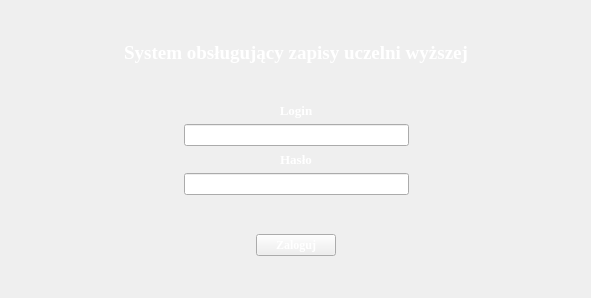
<?xml version="1.0" encoding="UTF-8"?>
<ui version="4.0">
 <class>MainWindow</class>
 <widget class="QMainWindow" name="MainWindow">
  <property name="enabled">
   <bool>true</bool>
  </property>
  <property name="geometry">
   <rect>
    <x>0</x>
    <y>0</y>
    <width>591</width>
    <height>298</height>
   </rect>
  </property>
  <property name="sizePolicy">
   <sizepolicy hsizetype="Ignored" vsizetype="Ignored">
    <horstretch>0</horstretch>
    <verstretch>0</verstretch>
   </sizepolicy>
  </property>
  <property name="minimumSize">
   <size>
    <width>591</width>
    <height>298</height>
   </size>
  </property>
  <property name="windowTitle">
   <string>MainWindow</string>
  </property>
  <property name="styleSheet">
   <string notr="true">background-image:url(:/zdjecia/tloapki.jpg)</string>
  </property>
  <widget class="QWidget" name="centralwidget">
   <layout class="QGridLayout" name="gridLayout">
    <item row="5" column="1">
     <widget class="QLabel" name="label">
      <property name="font">
       <font>
        <family>Times New Roman</family>
        <pointsize>10</pointsize>
        <weight>75</weight>
        <bold>true</bold>
       </font>
      </property>
      <property name="styleSheet">
       <string notr="true">color:rgb(255, 255, 255)</string>
      </property>
      <property name="text">
       <string>Login</string>
      </property>
      <property name="alignment">
       <set>Qt::AlignCenter</set>
      </property>
     </widget>
    </item>
    <item row="6" column="1">
     <layout class="QHBoxLayout" name="horizontalLayout_4">
      <item>
       <spacer name="horizontalSpacer_5">
        <property name="orientation">
         <enum>Qt::Horizontal</enum>
        </property>
        <property name="sizeHint" stdset="0">
         <size>
          <width>40</width>
          <height>20</height>
         </size>
        </property>
       </spacer>
      </item>
      <item>
       <widget class="QLineEdit" name="login">
        <property name="minimumSize">
         <size>
          <width>225</width>
          <height>0</height>
         </size>
        </property>
        <property name="maximumSize">
         <size>
          <width>300</width>
          <height>16777215</height>
         </size>
        </property>
        <property name="font">
         <font>
          <family>Times New Roman</family>
          <weight>75</weight>
          <bold>true</bold>
         </font>
        </property>
        <property name="styleSheet">
         <string notr="true">color:rgb(255, 255, 255)</string>
        </property>
       </widget>
      </item>
      <item>
       <spacer name="horizontalSpacer_6">
        <property name="orientation">
         <enum>Qt::Horizontal</enum>
        </property>
        <property name="sizeHint" stdset="0">
         <size>
          <width>40</width>
          <height>20</height>
         </size>
        </property>
       </spacer>
      </item>
     </layout>
    </item>
    <item row="7" column="0">
     <spacer name="horizontalSpacer_2">
      <property name="orientation">
       <enum>Qt::Horizontal</enum>
      </property>
      <property name="sizeHint" stdset="0">
       <size>
        <width>40</width>
        <height>20</height>
       </size>
      </property>
     </spacer>
    </item>
    <item row="1" column="1">
     <widget class="QLabel" name="label_2">
      <property name="font">
       <font>
        <family>Times New Roman</family>
        <pointsize>14</pointsize>
        <weight>75</weight>
        <bold>true</bold>
       </font>
      </property>
      <property name="styleSheet">
       <string notr="true">color:rgb(255, 255, 255)</string>
      </property>
      <property name="frameShape">
       <enum>QFrame::NoFrame</enum>
      </property>
      <property name="text">
       <string>System obsługujący zapisy uczelni wyższej</string>
      </property>
      <property name="alignment">
       <set>Qt::AlignCenter</set>
      </property>
     </widget>
    </item>
    <item row="7" column="2">
     <spacer name="horizontalSpacer">
      <property name="orientation">
       <enum>Qt::Horizontal</enum>
      </property>
      <property name="sizeHint" stdset="0">
       <size>
        <width>40</width>
        <height>20</height>
       </size>
      </property>
     </spacer>
    </item>
    <item row="7" column="1">
     <layout class="QVBoxLayout" name="verticalLayout">
      <item>
       <widget class="QLabel" name="tekst_podaj_haslo">
        <property name="font">
         <font>
          <family>Times New Roman</family>
          <pointsize>10</pointsize>
          <weight>75</weight>
          <bold>true</bold>
         </font>
        </property>
        <property name="styleSheet">
         <string notr="true">color:rgb(255, 255, 255)</string>
        </property>
        <property name="text">
         <string>Hasło</string>
        </property>
        <property name="alignment">
         <set>Qt::AlignCenter</set>
        </property>
       </widget>
      </item>
      <item>
       <layout class="QHBoxLayout" name="horizontalLayout_6">
        <item>
         <spacer name="horizontalSpacer_7">
          <property name="orientation">
           <enum>Qt::Horizontal</enum>
          </property>
          <property name="sizeHint" stdset="0">
           <size>
            <width>40</width>
            <height>20</height>
           </size>
          </property>
         </spacer>
        </item>
        <item>
         <widget class="QLineEdit" name="haslo">
          <property name="minimumSize">
           <size>
            <width>225</width>
            <height>0</height>
           </size>
          </property>
          <property name="font">
           <font>
            <family>Times New Roman</family>
            <weight>75</weight>
            <bold>true</bold>
           </font>
          </property>
          <property name="styleSheet">
           <string notr="true">color:rgb(255, 255, 255)</string>
          </property>
         </widget>
        </item>
        <item>
         <spacer name="horizontalSpacer_8">
          <property name="orientation">
           <enum>Qt::Horizontal</enum>
          </property>
          <property name="sizeHint" stdset="0">
           <size>
            <width>40</width>
            <height>20</height>
           </size>
          </property>
         </spacer>
        </item>
       </layout>
      </item>
      <item>
       <spacer name="verticalSpacer_4">
        <property name="orientation">
         <enum>Qt::Vertical</enum>
        </property>
        <property name="sizeHint" stdset="0">
         <size>
          <width>20</width>
          <height>40</height>
         </size>
        </property>
       </spacer>
      </item>
      <item>
       <layout class="QHBoxLayout" name="horizontalLayout_2">
        <item>
         <spacer name="horizontalSpacer_4">
          <property name="orientation">
           <enum>Qt::Horizontal</enum>
          </property>
          <property name="sizeHint" stdset="0">
           <size>
            <width>40</width>
            <height>20</height>
           </size>
          </property>
         </spacer>
        </item>
        <item>
         <widget class="QPushButton" name="zaloguj">
          <property name="font">
           <font>
            <family>Times New Roman</family>
            <weight>75</weight>
            <bold>true</bold>
           </font>
          </property>
          <property name="styleSheet">
           <string notr="true">color:rgb(255, 255, 255)</string>
          </property>
          <property name="text">
           <string>Zaloguj</string>
          </property>
         </widget>
        </item>
        <item>
         <spacer name="horizontalSpacer_3">
          <property name="orientation">
           <enum>Qt::Horizontal</enum>
          </property>
          <property name="sizeHint" stdset="0">
           <size>
            <width>40</width>
            <height>20</height>
           </size>
          </property>
         </spacer>
        </item>
       </layout>
      </item>
     </layout>
    </item>
    <item row="8" column="1">
     <spacer name="verticalSpacer">
      <property name="orientation">
       <enum>Qt::Vertical</enum>
      </property>
      <property name="sizeHint" stdset="0">
       <size>
        <width>20</width>
        <height>40</height>
       </size>
      </property>
     </spacer>
    </item>
    <item row="3" column="1">
     <spacer name="verticalSpacer_2">
      <property name="orientation">
       <enum>Qt::Vertical</enum>
      </property>
      <property name="sizeHint" stdset="0">
       <size>
        <width>20</width>
        <height>40</height>
       </size>
      </property>
     </spacer>
    </item>
    <item row="0" column="1">
     <spacer name="verticalSpacer_3">
      <property name="orientation">
       <enum>Qt::Vertical</enum>
      </property>
      <property name="sizeHint" stdset="0">
       <size>
        <width>20</width>
        <height>40</height>
       </size>
      </property>
     </spacer>
    </item>
   </layout>
  </widget>
 </widget>
 <resources/>
 <connections/>
</ui>
